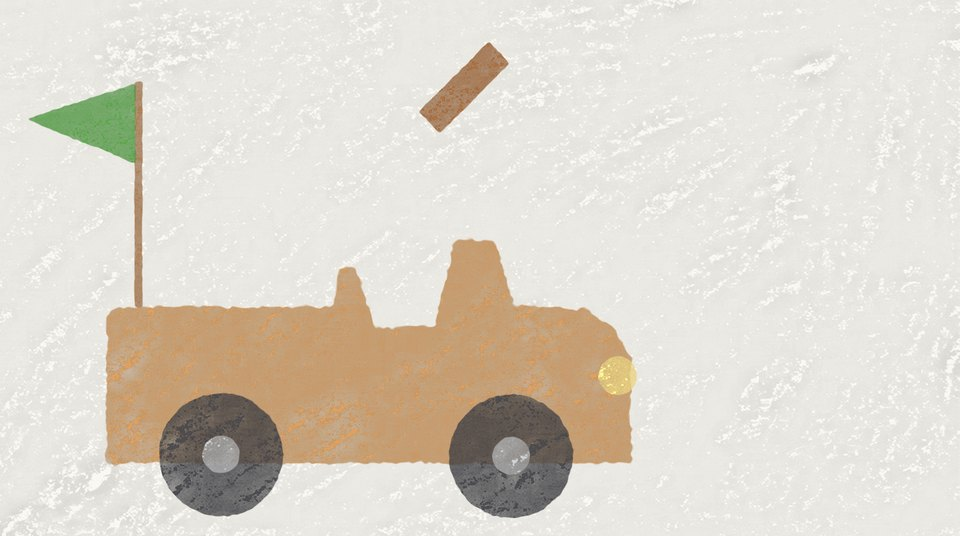
#> input picture avsnitt/007-bruna-ladbilen/storyboard/frames/02b.jpg, 960 x 536 px, given in place of glasskiosken.png, which was not available
$ python bygg.py frames/02b.jpg
#> lines starting #> are read from the running program, lines starting #| are printed output that depends on the picture
"""Bygger storyboarden för avsnitt 007 (Bruna sången) av utklippen och bakgrunderna. Kopierad från 006:s bygg.py och bytt:
båten → lastbilen (skumpar på vägen, hjulen rullar), Dinon Disa → Björnen Bulle (grön keps i kod), sjön → vägen,
bryggan med Ankan Agda → ängen med Lammet Ludde på en filt, apelsinen → kanelbullen, Agda som simmar → Igge som rullar ihop sig.

Kör: ~/.claude/skills/ai-video/.venv/bin/python -I bygg.py   (från den här mappen)
Skriver frames/*.jpg, index.html och tabellen i ../storyboard.md. Kostar inga krediter.

TIDERNA kommer ur ../rader.txt (sang.m4a, tagning 3, 3:21.7): bildernas starttider i sångtid står i SÅNGTID nedan. Bilder utan
egen tid får ≈ och räknas vidare från bilden före med sina takter (SHOTS), ca 94,6 bpm.
Allt ritat i kod får kritstruktur och ett svagt papperskorn över hela bilden; `--platt` stänger av det.
"""
import html
import json
import math
import random
import runpy
import sys
from pathlib import Path

import numpy as np

from PIL import Image, ImageChops, ImageDraw, ImageEnhance, ImageFilter, ImageFont

HÄR = Path(__file__).resolve().parent
ROT = HÄR.parents[2]
A = ROT / "assets"
W, H = 1376, 768
INK = (29, 29, 29)
PAPER = (250, 248, 242)
BRUN = (160, 103, 58)        # #A0673A, Bulles päls och kritan
KAROSS = (201, 147, 90)      # #C9935A, lastbilens kaross
KONTUR_BR = (104, 62, 30)    # mörkbrun kritkontur runt lastbilen i refrängen (lastbilen(kontur=True))
GRÖN = (86, 160, 72)         # kepsen och flaggan
GRÄS = (150, 205, 100)       # backen på ängen (inget brunt i bakgrunden)
VÄGG = (166, 216, 107)       # #A6D86B, vägens ljusgröna vägg
BEIGE = (232, 203, 168)      # #E8CBA8, glöden i refrängen
FILT = (246, 226, 122)       # Luddes filt, ljusgul
random.seed(7)
PLATSHÅLLARE = []

# --- Tiderna ---------------------------------------------------------------------------------------------------
BPM = 92.3
TAKT = 4 * 60 / BPM   # 2,6 s (tagning 8, ca 92 bpm, librosa)
INTRO = 11.0          # avsnittstid = sångtid + 11 s (introt före), som 006
# Bildens start i sångtid (sekunder) ur ../rader.txt. Bara de bilder som står här är mätta; de andra räknas vidare med sina
# takter och visas med ≈. Raderna med ≈ i rader.txt är uppskattade där också.
SÅNGTID = {   # tagning 8 (sang.m4a, "Bruna sången.m4a", Suno version 10 calypso, 3:32.3), rader.txt
    # introt 0–12 s är instrumentalt: kritan ritar lastbilen i tystnad (02–02c)
    "02": 0.0, "02a": 4.0, "02b": 7.4, "02c": 10.8, "03": 11.5, "03a": 12.0, "03b": 12.0, "04": 12.0,   # längre ritintro (Sanna 2026-11-08): hela lastbilen hinner ritas, vinkbilden 03a–03b borta
    "041": 12.0, "042": 16.0, "04a": 27.0, "04b": 32.0,
    "05a": 50.0, "05b": 52.1, "05c": 54.2, "05d": 57.4, "05e": 60.0, "05f": 62.0, "05g": 65.0, "05h": 69.95,   # 05h nästan borta: "Vad är brunt? Titta ut!" stannar i 05g (Sanna 2026-11-08: "scene at 1:24 is a random skip it")
    "06": 70.0, "06a": 72.0, "06b": 76.0, "08": 81.0, "08a": 84.0, "08b": 87.0, "08c": 90.0, "08d": 92.3,
    "09a": 103.5, "09b": 105.6, "09c": 107.7, "09d": 110.8, "09e": 113.6, "09f": 115.5, "09g": 118.6, "09h": 120.95,   # 09h nästan borta: raka vägen till ängen efter kolahavet (Sanna 2026-11-08: "cut to picnic direct")
    "10": 121.0, "11": 122.6, "11a": 124.6, "11b": 126.6, "11d": 129.2, "11e": 132.4,   # "Vi är framme! Titta i korgen! Bullen är brun – mums, mums!"
    # mellanspelet 2:14.5–2:36.0 (instrumentalt): oroligt (13a–13f), sedan glatt (14a–14b), och tack, bitarna och mumset bara i bild (14c–14f)
    "13a": 134.5, "13b": 137.1, "13c": 139.2, "13d": 140.7, "13e": 143.1, "13f": 144.3,
    "14a": 145.3, "14b": 147.7, "14c": 150.5, "14d": 152.3, "14e": 154.2, "14f": 155.2,
    # danspausen, tre varv direkt efter varandra, en takt per rad: stampa (trebilden), hoppa (Gurra), klappa (Mille)
    "15a": 156.0, "15c": 161.6, "15d": 164.2, "15e": 166.8, "15f": 169.4, "15g": 172.0, "15h": 174.6, "15i": 177.2, "15j": 179.8,
    "16a": 183.3, "16b": 187.3, "16c": 194.0, "16d": 197.0, "17": 207.0,   # 17 sent: irisen sluter sig först mot slutet (QA 2026-11-08: förut 9 s svart)
}
SÅNG_SLUT = 212.3
INSATT = {}   # sången klipps aldrig: avsnittstid = sångtid + 11 s hela vägen

# Bilderna. Rekvisitan har två varianter var som Sanna inte valt än: v1 används som platshållare (byt här).
ASSET = {
    "vägen": "bakgrunder/vagen/vagen.png",
    "ängen": "bakgrunder/angen/angen.png",
    "berget": "bakgrunder/kanelbullsberget/kanelbullsberget-v1.png",
    "lastbil": "rekvisita/lastbil-brun/cut/lastbil-brun-v5.png",   # v5: hytt med tak och öppet fönster (Sanna 2026-11-06, skiss 2)
    "kanelbulle": "rekvisita/kanelbulle/cut/kanelbulle-v1.png",
    "kotte": "rekvisita/kotte/cut/kotte-v1.png",
    "gosekanin": "rekvisita/gosekanin/cut/gosekanin-v4.png",
    "igge-boll": "karaktarer/igelkotten-igge/cut/igge-hoprullad-v1.png",
}


# [7 lines left out: function bild, not called in this run]


def tom(w=1024, h=1024):
    im = Image.new("RGBA", (w, h))
    return im, ImageDraw.Draw(im)


# --- Kritstruktur: det som ritas i kod fylls med äkta kritkorn och får lite ojämna kanter (som 005) ---------------
KRITA = "--platt" not in sys.argv
_g = Image.open(A / "bakgrunder" / "glasskiosken" / "glasskiosken.png").convert("L").crop((480, 0, 1376, 560)).resize((W, H))
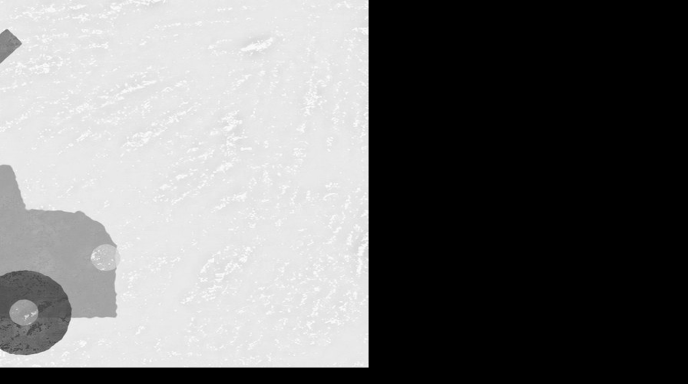
#> _g: PIL image 1376x768 L (shown at 1/2 size); min 0, max 255, mean 114
_d = np.asarray(_g, float) - np.asarray(_g.filter(ImageFilter.GaussianBlur(12)), float)
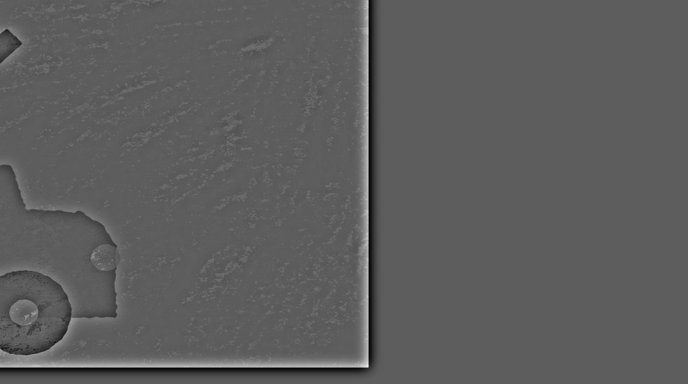
#> _d: shape (768, 1376) float64 (shown at 1/2 size); min -107, max 184, mean 0; drawn with min black and max white
KORN = np.clip(0.5 + _d / (4 * _d.std()), 0, 1)
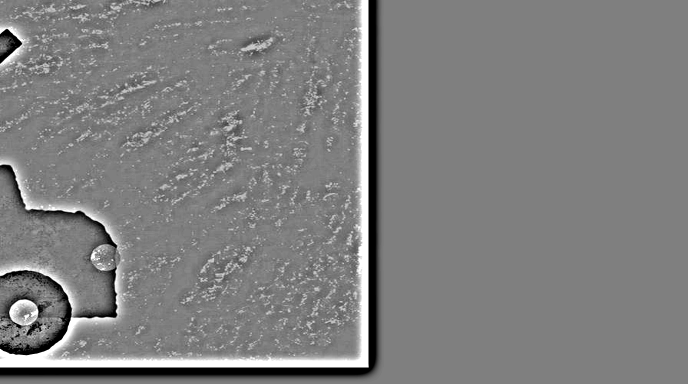
#> KORN: shape (768, 1376) float64 (shown at 1/2 size); min 0, max 1, mean 0.499
_rng = np.random.default_rng(6)
BRUS = sum(np.asarray(Image.fromarray((_rng.random((H // k, W // k)) * 255).astype(np.uint8)).resize((W, H), Image.BICUBIC), float)
           for k in (6, 16)) / 255 - 1


# [22 lines left out: function kritfyll, not called in this run]


def ritmask(c):
    m = Image.new("L", c.size)
    return m, ImageDraw.Draw(m)


# [45 lines left out: functions papperskorn, vit_kant, place, ph, not called in this run]


_plåt = {}


# [4 lines left out: function plåt, not called in this run]


# --- Figurer: kropp, armar ur riggen och ansiktet ur verktyg/ansikten.py --------------------------------------
#> (the run stopped early here; a loop or call above may not have finished)
